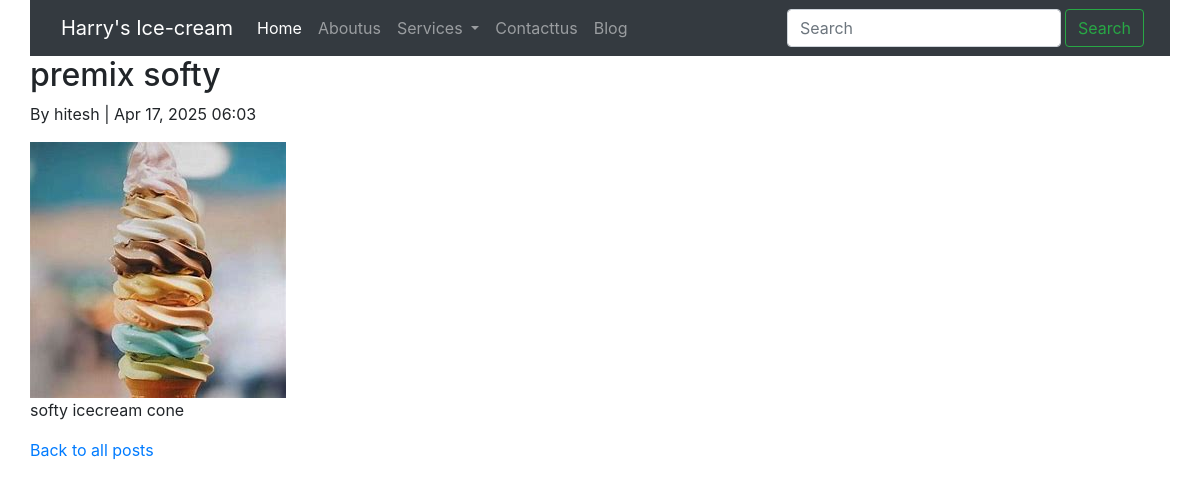
Page /blog/post/28/ on the committed database.
### blog/models.py (models this page shows, shortened)
class BlogPost(models.Model):
    title = models.CharField(max_length=200)
    body = models.TextField()
    image = models.ImageField(upload_to='blog_images/', blank=True, null=True)
    author = models.ForeignKey(User, on_delete=models.CASCADE)
    icecream = models.ForeignKey(Icecream, on_delete=models.CASCADE, null=True, blank=True)
    created_at = models.DateTimeField(auto_now_add=True)

### blog/views.py (the view)
# urls.py: path('post/<int:pk>/', views.blog_detail, name='blog_detail'),
def blog_detail(request, pk):
    post = get_object_or_404(BlogPost, pk=pk)
    return render(request, 'blog_detail.html', {'post': post})

### blog/templates/blog_detail.html (shortened to what this page needs)
{% extends "base.html" %}
{% block content %}
  <h2>{{ post.title }}</h2>
  <p>By {{ post.author.username }} | {{ post.created_at|date:"M d, Y H:i" }}</p>
  {% if post.image %}
    <img src="{{ post.image.url }}" alt="Blog Image" style="max-width: 300px;">
  {% endif %}
  <p>{{ post.body }}</p>
  <p><a href="{% url 'blog_list' %}">Back to all posts</a></p>
{% endblock %}

### rows in the picture
BlogPost: title "premix softy", author.username "hitesh", created_at "Apr 17, 2025 06:03", image (picture), body "softy icecream cone"
